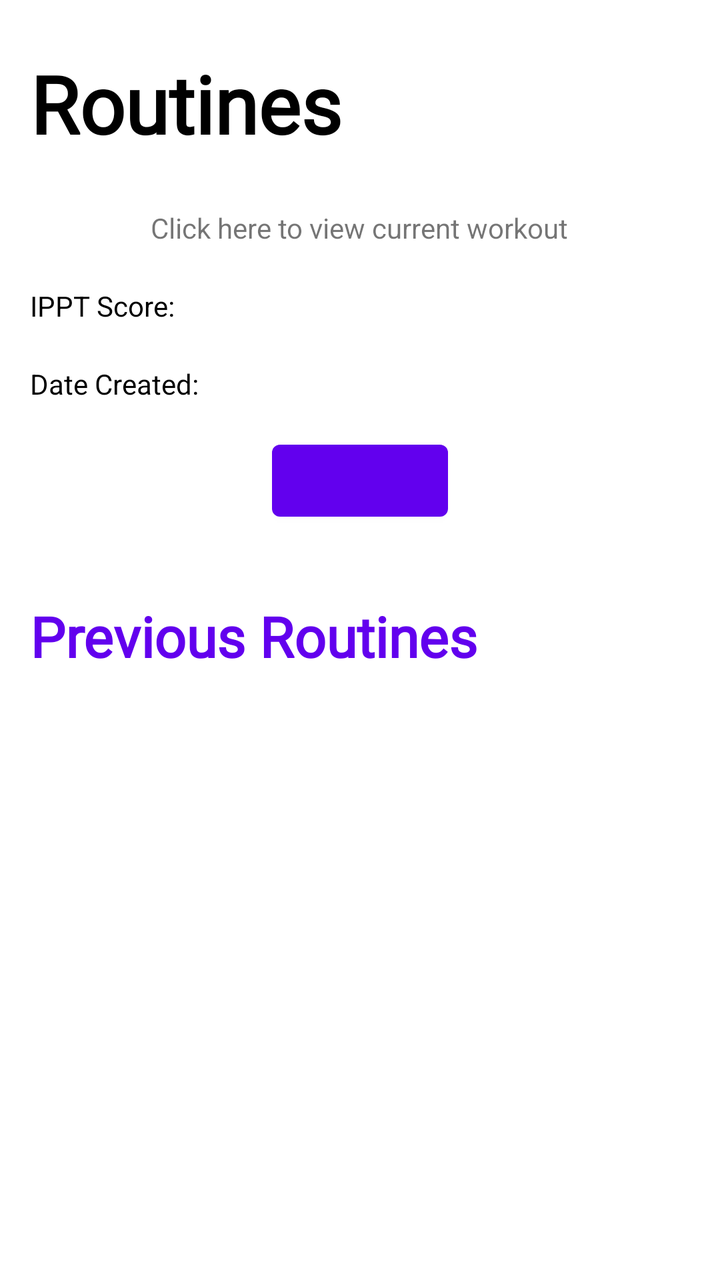
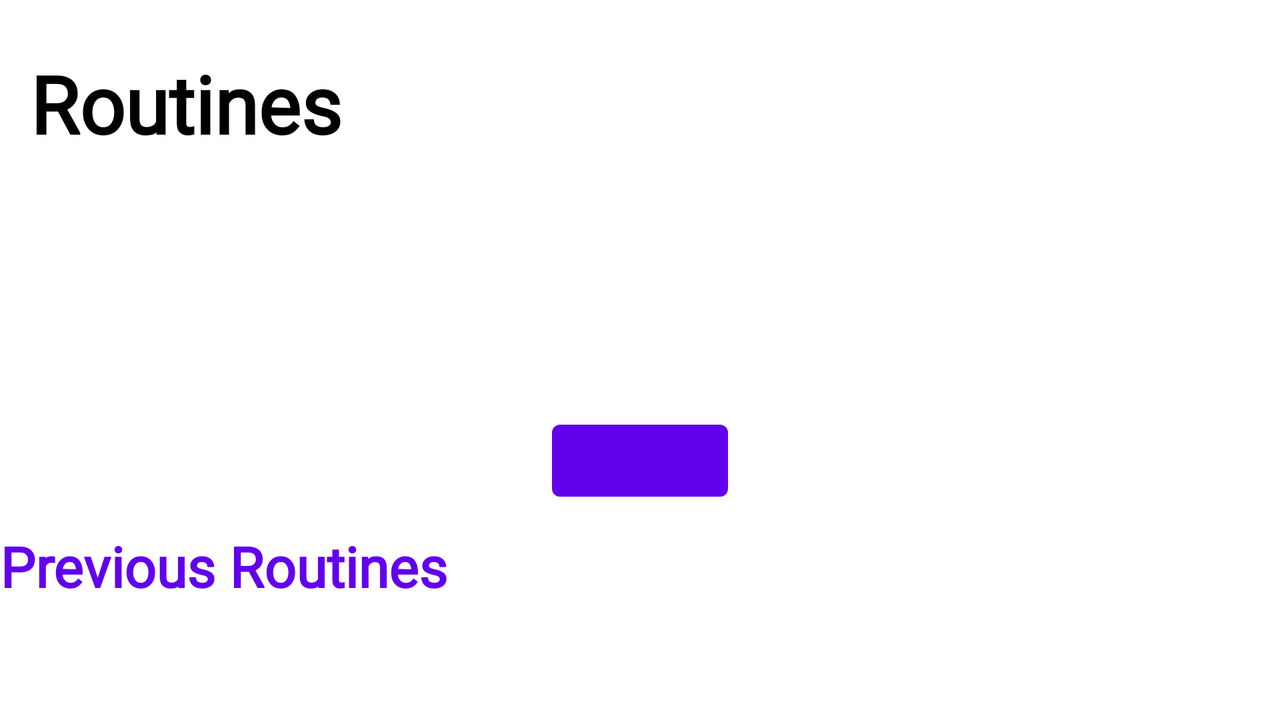

The same Android screen from two of the app's own layout files: first res/layout/ as a phone draws it, then the repository's variant for another configuration, drawn on a device whose configuration selects that folder. Both files follow.
<!-- AndroidManifest.xml: application theme Theme.IPPTReady -->
<!-- res/layout/activity_routine.xml -->
<?xml version="1.0" encoding="utf-8"?>
<androidx.constraintlayout.widget.ConstraintLayout xmlns:android="http://schemas.android.com/apk/res/android"
    xmlns:app="http://schemas.android.com/apk/res-auto"
    xmlns:tools="http://schemas.android.com/tools"
    android:layout_width="match_parent"
    android:layout_height="match_parent"
    tools:context=".CycleActivity">

    <TextView
        android:id="@+id/previousroutinetext"
        android:layout_width="match_parent"
        android:layout_height="wrap_content"
        android:layout_marginTop="10dp"
        android:fontFamily="@font/carter_one"
        android:text="Previous Routines"
        android:textColor="@color/design_default_color_primary"
        android:textSize="28dp"
        android:textStyle="bold"
        android:layout_marginLeft="15dp"
        app:layout_constraintStart_toStartOf="parent"
        app:layout_constraintTop_toBottomOf="@+id/constraintLayout2" />

    <TextView
        android:id="@+id/routinetitletext"
        android:layout_width="wrap_content"
        android:layout_height="wrap_content"
        android:layout_marginStart="15dp"
        android:layout_marginTop="25dp"
        android:fontFamily="@font/carter_one"
        android:text="Routines"
        android:textAlignment="viewStart"
        android:textColor="@color/black"
        android:textSize="40dp"
        android:textStyle="bold"
        app:layout_constraintStart_toStartOf="parent"
        app:layout_constraintTop_toTopOf="parent" />

    <androidx.recyclerview.widget.RecyclerView
        android:id="@+id/routineRecyclerView"
        android:layout_width="match_parent"
        android:layout_height="0dp"
        android:layout_marginTop="10dp"
        app:layout_constraintTop_toBottomOf="@+id/previousroutinetext"
        tools:layout_editor_absoluteX="2dp"
        tools:visibility="visible">

    </androidx.recyclerview.widget.RecyclerView>

    <androidx.constraintlayout.widget.ConstraintLayout
        android:id="@+id/constraintLayout2"
        android:layout_width="match_parent"
        android:layout_height="wrap_content"
        android:layout_marginTop="10dp"
        android:background="@color/whitesmoke"
        android:paddingBottom="10dp"
        app:layout_constraintStart_toStartOf="parent"
        app:layout_constraintTop_toBottomOf="@+id/routinetitletext"
        tools:visibility="visible">

        <Button
            android:id="@+id/completecreateroutineButton"
            android:layout_width="wrap_content"
            android:layout_height="wrap_content"
            android:layout_marginTop="15dp"
            android:layout_marginBottom="15dp"
            app:layout_constraintBottom_toBottomOf="parent"
            app:layout_constraintEnd_toEndOf="parent"
            app:layout_constraintHorizontal_bias="0.5"
            app:layout_constraintStart_toStartOf="parent"
            app:layout_constraintTop_toBottomOf="@+id/routinedateCreatedText"
            tools:ignore="SpeakableTextPresentCheck"
            tools:visibility="visible" />

        <TextView
            android:id="@+id/routinedateCreatedText"
            android:layout_width="wrap_content"
            android:layout_height="wrap_content"
            android:layout_marginStart="8dp"
            android:layout_marginTop="20dp"
            android:textColor="@color/black"
            app:layout_constraintStart_toEndOf="@+id/textView24"
            app:layout_constraintTop_toBottomOf="@+id/routineipptscoreText"
            tools:visibility="visible" />

        <TextView
            android:id="@+id/routineipptscoreText"
            android:layout_width="wrap_content"
            android:layout_height="wrap_content"
            android:textColor="@color/black"
            app:layout_constraintStart_toStartOf="@+id/routinedateCreatedText"
            app:layout_constraintTop_toTopOf="@+id/textView19"
            tools:visibility="visible" />

        <TextView
            android:id="@+id/textView19"
            android:layout_width="wrap_content"
            android:layout_height="wrap_content"
            android:layout_marginStart="15dp"
            android:layout_marginTop="20dp"
            android:text="IPPT Score:"
            android:textColor="@color/black"
            app:layout_constraintStart_toStartOf="parent"
            app:layout_constraintTop_toBottomOf="@+id/textView34" />

        <TextView
            android:id="@+id/textView24"
            android:layout_width="wrap_content"
            android:layout_height="wrap_content"
            android:layout_marginTop="20dp"
            android:text="Date Created:"
            android:textColor="@color/black"
            app:layout_constraintStart_toStartOf="@+id/textView19"
            app:layout_constraintTop_toBottomOf="@+id/textView19" />

        <TextView
            android:id="@+id/textView34"
            android:layout_width="wrap_content"
            android:layout_height="wrap_content"
            android:layout_marginTop="16dp"
            android:text="Click here to view current workout"
            app:layout_constraintEnd_toEndOf="parent"
            app:layout_constraintHorizontal_bias="0.497"
            app:layout_constraintStart_toStartOf="parent"
            app:layout_constraintTop_toTopOf="parent" />

    </androidx.constraintlayout.widget.ConstraintLayout>

</androidx.constraintlayout.widget.ConstraintLayout>
<!-- resources referenced by this layout -->
<resources>
  <color name="black">#FF000000</color>
  <style name="Theme.IPPTReady" parent="Theme.MaterialComponents.DayNight.DarkActionBar">
          
          <item name="colorPrimary">@color/purple_500</item>
          <item name="colorPrimaryVariant">@color/purple_700</item>
          <item name="colorOnPrimary">@color/white</item>
          
          <item name="colorSecondary">@color/teal_200</item>
          <item name="colorSecondaryVariant">@color/teal_700</item>
          <item name="colorOnSecondary">@color/black</item>
          
          <item name="android:statusBarColor" tools:targetApi="l">?attr/colorPrimaryVariant</item>
          
      </style>
  <color name="purple_500">#FF6200EE</color>
  <color name="purple_700">#FF3700B3</color>
  <color name="white">#FFFFFFFF</color>
  <color name="teal_200">#FF03DAC5</color>
  <color name="teal_700">#FF018786</color>
</resources>
<!-- res/layout-land/activity_routine.xml (the repository's variant of the layout above) -->
<!-- drawn on the phone turned sideways -->
<?xml version="1.0" encoding="utf-8"?>
<androidx.constraintlayout.widget.ConstraintLayout xmlns:android="http://schemas.android.com/apk/res/android"
    xmlns:app="http://schemas.android.com/apk/res-auto"
    xmlns:tools="http://schemas.android.com/tools"
    android:layout_width="match_parent"
    android:layout_height="match_parent"
    tools:context=".CycleActivity">

    <TextView
        android:id="@+id/previousroutinetext2"
        android:layout_width="match_parent"
        android:layout_height="wrap_content"
        android:layout_marginTop="10dp"
        android:fontFamily="@font/carter_one"
        android:text="Previous Routines"
        android:textColor="@color/design_default_color_primary"
        android:textSize="28dp"
        android:textStyle="bold"
        app:layout_constraintStart_toStartOf="parent"
        app:layout_constraintTop_toBottomOf="@+id/constraintLayout2" />

    <TextView
        android:id="@+id/routinetitletext"
        android:layout_width="wrap_content"
        android:layout_height="wrap_content"
        android:layout_marginStart="15dp"
        android:layout_marginTop="25dp"
        android:fontFamily="@font/carter_one"
        android:text="Routines"
        android:textAlignment="viewStart"
        android:textColor="@color/black"
        android:textSize="40dp"
        android:textStyle="bold"
        app:layout_constraintStart_toStartOf="parent"
        app:layout_constraintTop_toTopOf="parent" />

    <androidx.recyclerview.widget.RecyclerView
        android:id="@+id/routineRecyclerView"
        android:layout_width="match_parent"
        android:layout_height="250dp"
        android:layout_marginTop="10dp"
        app:layout_constraintBottom_toBottomOf="parent"
        app:layout_constraintStart_toStartOf="parent"
        app:layout_constraintTop_toBottomOf="@+id/previousroutinetext2"
        app:layout_constraintVertical_bias="0.0"
        tools:visibility="visible">

    </androidx.recyclerview.widget.RecyclerView>

    <androidx.constraintlayout.widget.ConstraintLayout
        android:id="@+id/constraintLayout2"
        android:layout_width="match_parent"
        android:layout_height="wrap_content"
        android:layout_marginTop="10dp"
        app:layout_constraintStart_toStartOf="parent"
        app:layout_constraintTop_toBottomOf="@+id/routinetitletext"
        tools:visibility="visible">

        <Button
            android:id="@+id/completecreateroutineButton"
            android:layout_width="wrap_content"
            android:layout_height="wrap_content"
            android:layout_marginTop="30dp"
            app:layout_constraintEnd_toEndOf="parent"
            app:layout_constraintHorizontal_bias="0.5"
            app:layout_constraintStart_toStartOf="parent"
            app:layout_constraintTop_toBottomOf="@+id/routinedateCreatedText"
            tools:ignore="SpeakableTextPresentCheck"
            tools:visibility="visible" />

        <TextView
            android:id="@+id/routinedateCreatedText"
            android:layout_width="wrap_content"
            android:layout_height="wrap_content"
            android:layout_marginStart="30dp"
            android:layout_marginTop="30dp"
            app:layout_constraintStart_toStartOf="parent"
            app:layout_constraintTop_toBottomOf="@+id/routineipptscoreText"
            tools:visibility="visible" />

        <TextView
            android:id="@+id/routineipptscoreText"
            android:layout_width="wrap_content"
            android:layout_height="wrap_content"
            android:layout_marginStart="30dp"
            android:layout_marginTop="20dp"
            app:layout_constraintStart_toStartOf="parent"
            app:layout_constraintTop_toTopOf="parent"
            tools:visibility="visible" />

    </androidx.constraintlayout.widget.ConstraintLayout>

</androidx.constraintlayout.widget.ConstraintLayout>
